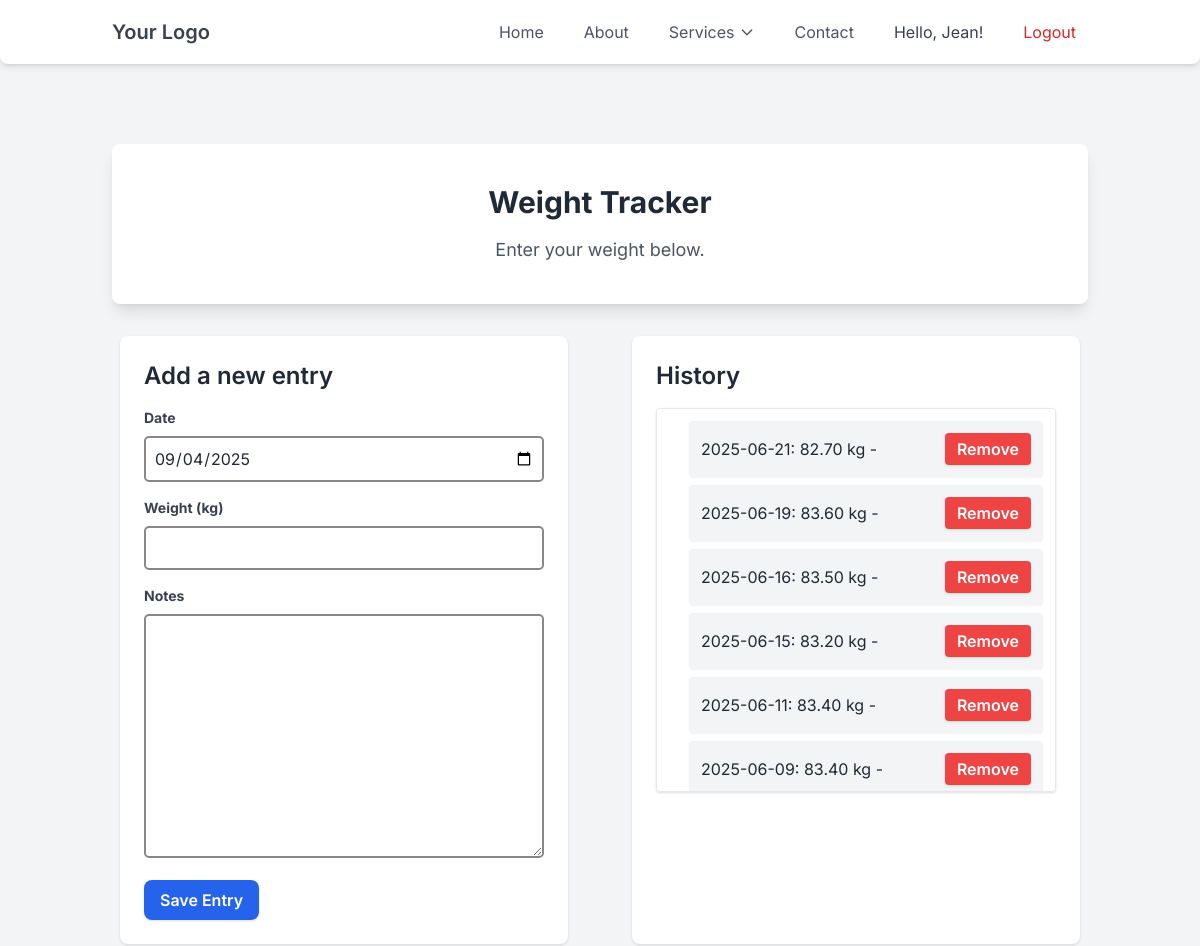
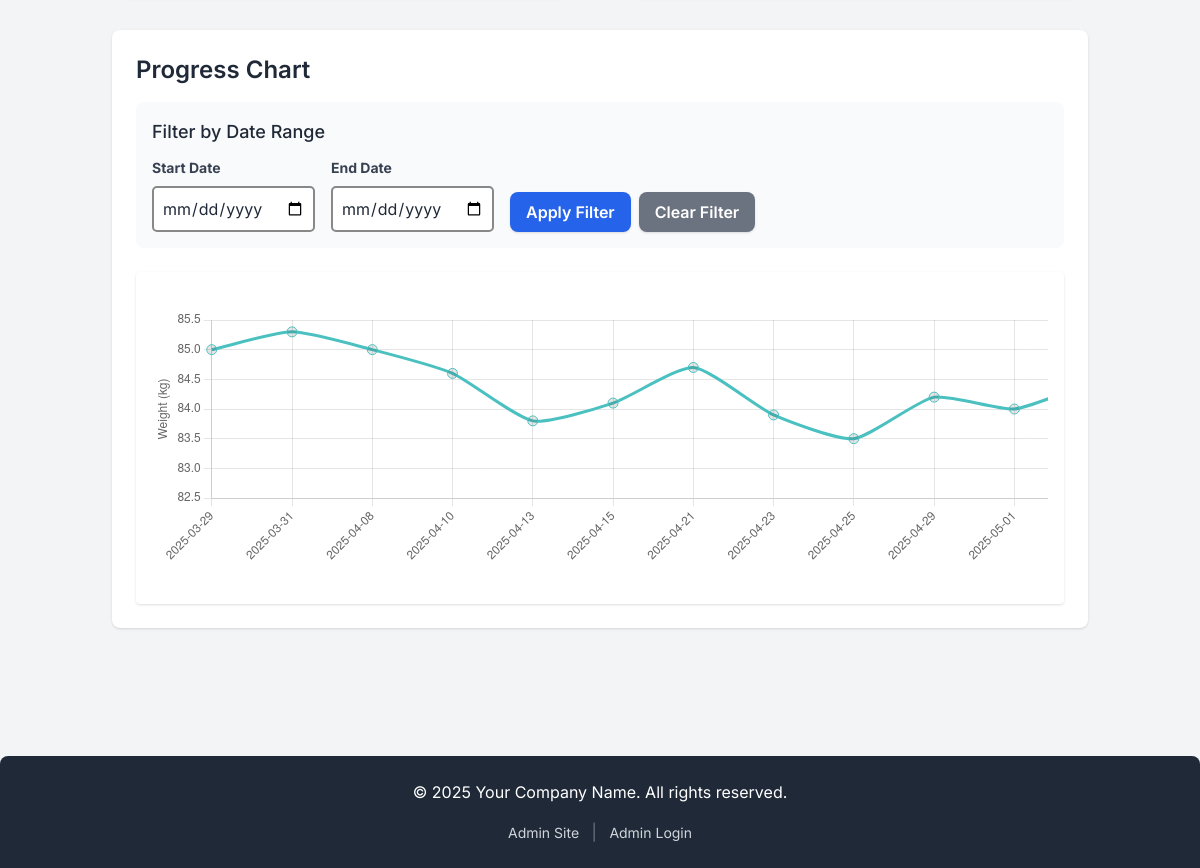
/weighttracker/ (signed in), run on an earlier commit of the app's database (2 pictures, top to bottom).
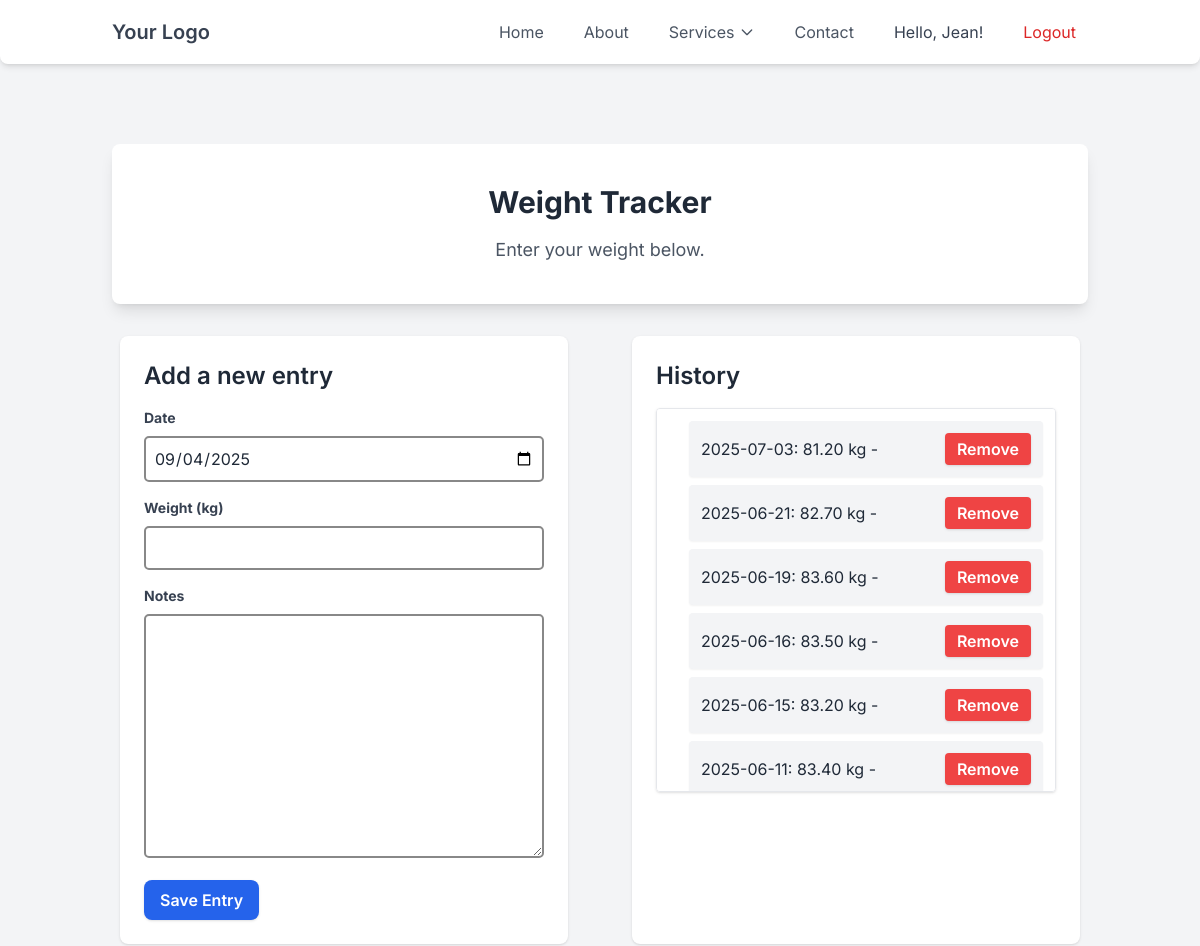
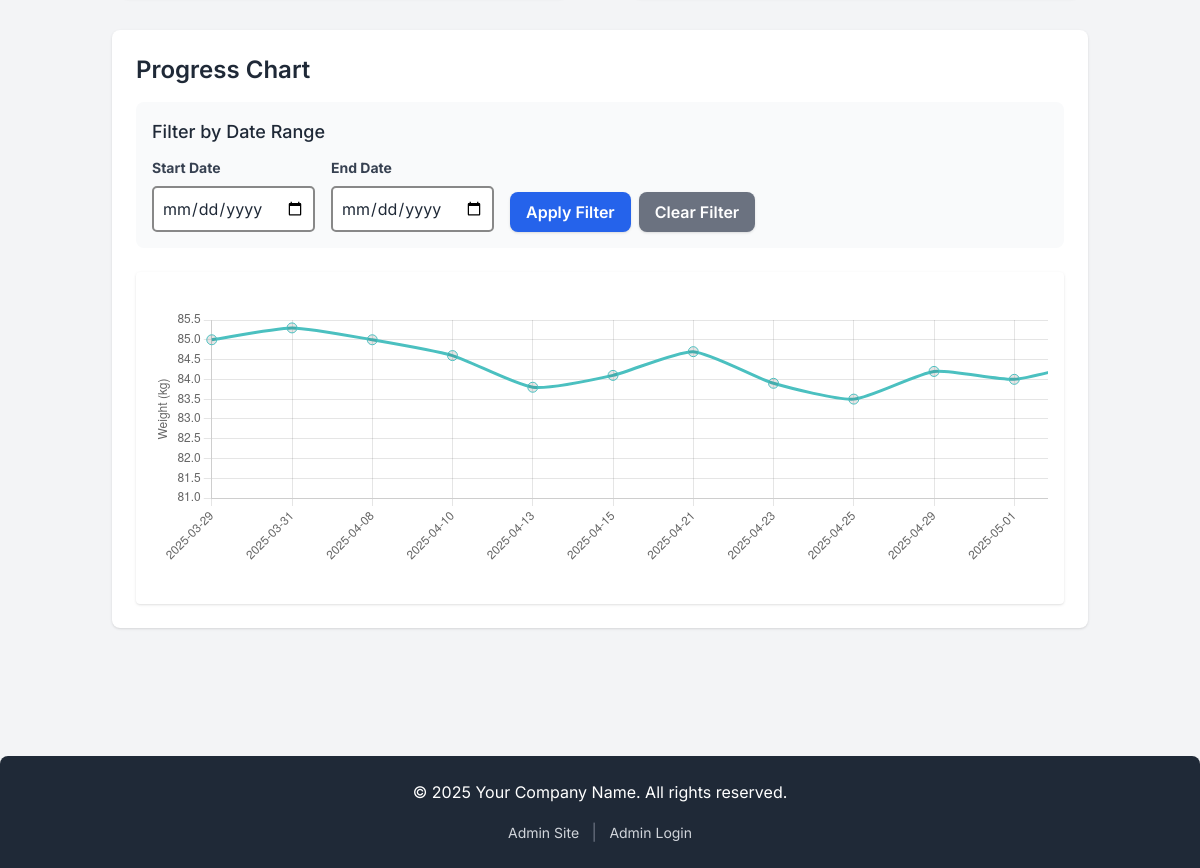
And on a later commit of the database (2 pictures, top to bottom).
### weighttracker/models.py (models this page shows, shortened)
class WeightTrackerElements(models.Model):
    user = models.ForeignKey(settings.AUTH_USER_MODEL, on_delete=models.CASCADE, related_name='weight_entries', null=True, blank=True)
    date = models.DateField(default=timezone.now, help_text="Date of measurement")
    weight_kg = models.DecimalField(max_digits=5, decimal_places=2, help_text="Weight in Kilograms")
    notes = models.TextField(blank=True, null=True)
    class Meta:
        ordering = ['-date']
        verbose_name_plural = "Weight Entries"

### weighttracker/views.py (the view)
# urls.py: path('', views.weighttrakerhome, name="weighttrackerhome"),
@login_required
def weighttrakerhome(request):
    if request.method == 'POST':
        weight_form = WeightEntryForm(request.POST)
        if weight_form.is_valid():
            entry = weight_form.save(commit=False)
            entry.user = request.user
            entry.save()
            return redirect('weighttrackerhome')
    else:
        weight_form = WeightEntryForm()
    filter_form = DateRangeFilterForm(request.GET)
    entries = WeightTrackerElements.objects.filter(user=request.user).order_by('date')
    if filter_form.is_valid():
        start_date = filter_form.cleaned_data.get('start_date')
        end_date = filter_form.cleaned_data.get('end_date')
        if start_date:
            entries = entries.filter(date__gte=start_date)
        if end_date:
            entries = entries.filter(date__lte=end_date)
    existing_entries = WeightTrackerElements.objects.filter(user=request.user)
    dates = [entry.date.strftime("%Y-%m-%d") for entry in entries]
    weights = [float(entry.weight_kg) for entry in entries]
    context = {
        'weight_form': weight_form,
        'filter_form': filter_form,
        'entries': existing_entries,
        'weight_entries': entries,
        'chart_labels': json.dumps(dates),
        'chart_data': json.dumps(weights)
    }
    return render(request, "weighttracker/weighttrackerhome.html", context)

### weighttracker/forms.py
class WeightEntryForm(forms.ModelForm):
    class Meta:
        model = WeightTrackerElements
        exclude = ['user']
        widgets = {
            'date': forms.DateInput(attrs={'type': 'date'})
        }

class DateRangeFilterForm(forms.Form):
    start_date = forms.DateField(
        required=False,
        widget=forms.DateInput(attrs={'type': 'date', 'class': 'border rounded px-3 py-2'})
    )
    end_date = forms.DateField(
        required=False,
        widget=forms.DateInput(attrs={'type': 'date', 'class': 'border rounded px-3 py-2'})
    )

### weighttracker/templates/weighttracker/weighttrackerhome.html (shortened to what the changed rows need)
{% extends "home/base.html" %}
{% load static %}
{% block content %}
<section class="text-center bg-white p-10 rounded-lg shadow-lg mb-8">
    <h1 class="text-3xl font-bold text-gray-800 mb-4">Weight Tracker</h1>
</section>
<div style="display: flex; justify-content: center; gap: 4rem; max-width: 1200px; margin: 0 auto;">
    <section class="bg-white p-6 rounded-lg shadow mb-8 flex-1 max-w-md">
        <h2 class="text-2xl font-semibold mb-4">Add a new entry</h2>
    </section>
    <section class="bg-white p-6 rounded-lg shadow mb-8 flex-1 max-w-md">
        <h2 class="text-2xl font-semibold mb-4">History</h2>
        <div class="max-h-96 overflow-y-auto border rounded p-3 bg-white shadow">
            {% if entries %}
                <ul class="list-disc pl-5 space-y-2">
                    {% for entry in entries %}
                        <li class="flex items-center justify-between bg-gray-100 p-3 rounded shadow-sm">
                            {{ entry.date|date:"Y-m-d" }}: {{entry.weight_kg}} kg - {{ entry.notes }}
                            <form action="{% url 'delete_entry' entry.id %}" method="post" style="display: inline;">
                                <button
                                type="submit"
                                class="bg-red-500 hover:bg-red-600 text-white font-semibold py-1 px-3 rounded shadow transition duration-200"
                                onclick="return confirm('Delete this entry?')"
                                >
                                    Remove
                                </button>
                            </form>
                        </li>
                    {% empty %}
                        <li class="text-gray-500"> No entries yet.</li>
                    {% endfor %}
                </ul>
            {% else %}
                <p class="text-gray-500"> No entries yet.</p>
            {% endif %}
        </div>
    </section>
</div>
<section class="bg-white p-6 rounded-lg shadow mb-8">
    <div class="bg-white p-4 shadow rounded">
        <div class="overflow-x-auto w-full">
            <canvas id="weightChart" height="300"></canvas>
        </div>
    </div>
</section>
{% endblock content %}

What changed in the data, as far as the page shows it:
no longer on this page (row unchanged): WeightTrackerElements: date "2025-06-09", weight_kg "83.40"
added WeightTrackerElements: date "2025-07-03", weight_kg "81.20"
Also different on the page:
chart data {{ chart_data|escapejs }}: [85.0, 85.3, 85.0, 84.6, 83.8, 84.1, 84.7, 83.9, 83.5, 84.2, 84.0, 84.4, 83.9, 83.7, 82.7, 84.4, 83.2, 83.8, 83.8, 84.2, 83.1, 84.0, 83.4, 83.4, 83.2, 83.5, 83.6, 82.7] → [85.0, 85.3, 85.0, 84.6, 83.8, 84.1, 84.7, 83.9, 83.5, 84.2, 84.0, 84.4, 83.9, 83.7, 82.7, 84.4, 83.2, 83.8, 83.8, 84.2, 83.1, 84.0, 83.4, 83.4, 83.2, 83.5, 83.6, 82.7, 81.2]
